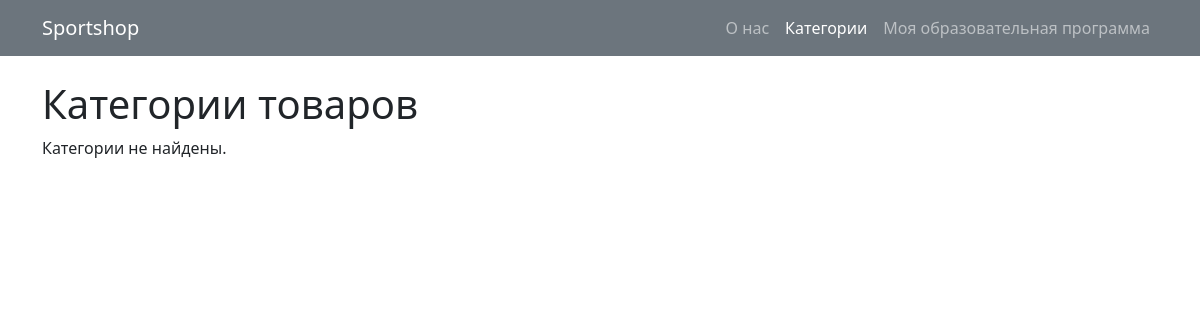
The app's page /shop/catalog/, older data.
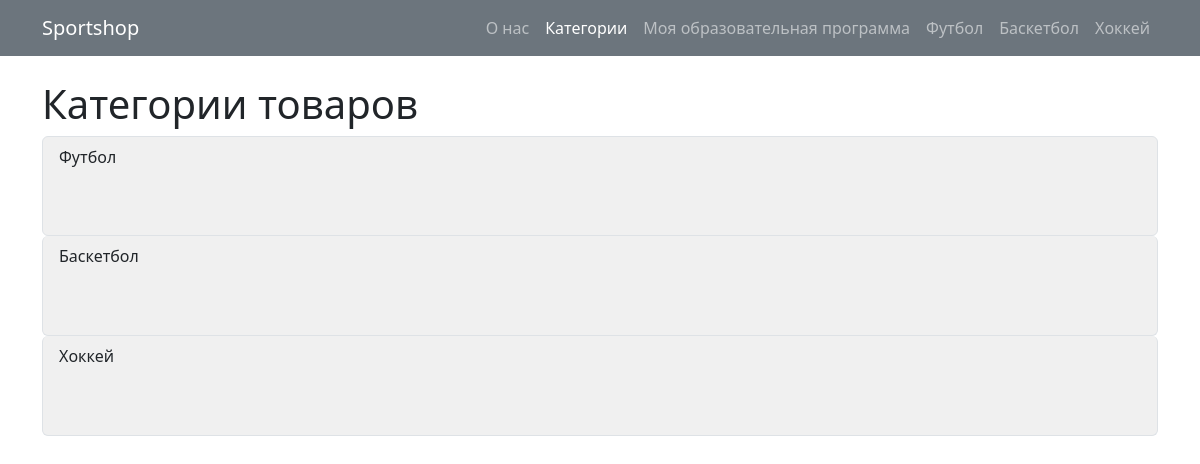
The same page, newer data.
### app3/models.py (models this page shows, shortened)
class Category(models.Model):
    name = models.CharField('Категория', max_length=100)

### app3/views.py (the view)
# urls.py: path('catalog/', views.catalog, name='app3_catalog'),
def catalog(request):
    categories = Category.objects.all()
    return render(request, 'app3/catalog.html', {'categories': categories})

### app3/templates/app3/catalog.html
{% extends 'shop_template.html' %}
{% block content %}
<div class="container mt-4">
    <h1>Категории товаров</h1>
    <div class="list-group">
        {% for category in categories %}
            <a href="{% url 'app3_category_products' category.id %}" class="list-group-item list-group-item-action img-fluid rounded" style = "width: 100%; height: 100px; object-fit:contain; background-color: #f0f0f0;">
                {{ category.name }}
            </a>
        {% empty %}
            <p>Категории не найдены.</p>
        {% endfor %}
    </div>
</div>
{% endblock %}

### templates/shop_template.html (shortened to what this page needs)
<!DOCTYPE html>
<html lang="ru">
<head>
    <link href="https://cdn.jsdelivr.net/npm/bootstrap@5.3.0/dist/css/bootstrap.min.css" rel="stylesheet" />
</head>
<body>
    <nav class="navbar navbar-expand-lg navbar-dark bg-secondary">
        <div class="container">
            <a class="navbar-brand" href="{% url 'app3_home' %}">Sportshop</a>
            <div class="collapse navbar-collapse" id="navbarNav">
                <ul class="navbar-nav ms-auto">
                     <li class="nav-item"><a class="nav-link {% if request.path == '/shop/' %} active {% endif %}" href="{% url 'app3_home' %}">О нас</a></li>
                     <li class="nav-item"><a class="nav-link {% if request.path == '/shop/catalog/' %} active {% endif %}" href="{% url 'app3_catalog' %}">Категории</a></li>
                     <li class="nav-item"><a class="nav-link {% if request.path == '/program/' %} active {% endif %}" href="{% url 'program' %}">Моя образовательная программа</a></li>
                     {% for category in categories %}
                        <li class = "nav-item"><a class = "nav-link" href="/shop/catalog/{{ category.id }}"> {{ category.name }} </a></li>
                     {% endfor %}
                </ul>
            </div>
        </div>
    </nav>
    <main>
        {% block content %}{% endblock %}
    </main>
</body>
</html>

Row changes from the older to the newer data that the page shows:
added Category: name "Футбол"
added Category: name "Баскетбол"
added Category: name "Хоккей"
Text that changed along with them:
text no longer shown: "Категории не найдены."
